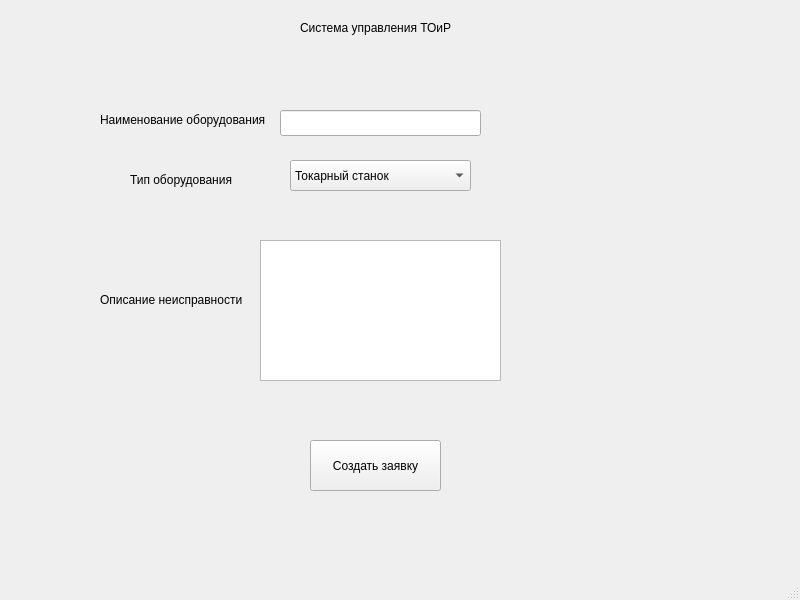
<?xml version="1.0" encoding="UTF-8"?>
<ui version="4.0">
 <class>MainWindow</class>
 <widget class="QMainWindow" name="MainWindow">
  <property name="geometry">
   <rect>
    <x>0</x>
    <y>0</y>
    <width>800</width>
    <height>600</height>
   </rect>
  </property>
  <property name="windowTitle">
   <string>MainWindow</string>
  </property>
  <widget class="QWidget" name="centralwidget">
   <widget class="QLabel" name="label">
    <property name="geometry">
     <rect>
      <x>300</x>
      <y>20</y>
      <width>161</width>
      <height>16</height>
     </rect>
    </property>
    <property name="text">
     <string>Система управления ТОиР </string>
    </property>
   </widget>
   <widget class="QLineEdit" name="lineEdit">
    <property name="geometry">
     <rect>
      <x>280</x>
      <y>110</y>
      <width>201</width>
      <height>26</height>
     </rect>
    </property>
   </widget>
   <widget class="QLabel" name="label_2">
    <property name="geometry">
     <rect>
      <x>100</x>
      <y>110</y>
      <width>171</width>
      <height>20</height>
     </rect>
    </property>
    <property name="text">
     <string>Наименование оборудования</string>
    </property>
   </widget>
   <widget class="QLabel" name="label_3">
    <property name="geometry">
     <rect>
      <x>130</x>
      <y>170</y>
      <width>111</width>
      <height>20</height>
     </rect>
    </property>
    <property name="text">
     <string>Тип оборудования</string>
    </property>
   </widget>
   <widget class="QComboBox" name="comboBox">
    <property name="geometry">
     <rect>
      <x>290</x>
      <y>160</y>
      <width>181</width>
      <height>31</height>
     </rect>
    </property>
    <item>
     <property name="text">
      <string>Токарный станок</string>
     </property>
    </item>
    <item>
     <property name="text">
      <string>Фрезерный станок</string>
     </property>
    </item>
    <item>
     <property name="text">
      <string>ЧПУ</string>
     </property>
    </item>
   </widget>
   <widget class="QLabel" name="label_4">
    <property name="geometry">
     <rect>
      <x>100</x>
      <y>290</y>
      <width>151</width>
      <height>20</height>
     </rect>
    </property>
    <property name="text">
     <string>Описание неисправности</string>
    </property>
   </widget>
   <widget class="QTextEdit" name="textEdit">
    <property name="geometry">
     <rect>
      <x>260</x>
      <y>240</y>
      <width>241</width>
      <height>141</height>
     </rect>
    </property>
   </widget>
   <widget class="QPushButton" name="pushButton">
    <property name="geometry">
     <rect>
      <x>310</x>
      <y>440</y>
      <width>131</width>
      <height>51</height>
     </rect>
    </property>
    <property name="text">
     <string>Создать заявку</string>
    </property>
   </widget>
  </widget>
  <widget class="QMenuBar" name="menubar">
   <property name="geometry">
    <rect>
     <x>0</x>
     <y>0</y>
     <width>800</width>
     <height>33</height>
    </rect>
   </property>
  </widget>
  <widget class="QStatusBar" name="statusbar"/>
 </widget>
 <resources/>
 <connections/>
</ui>
